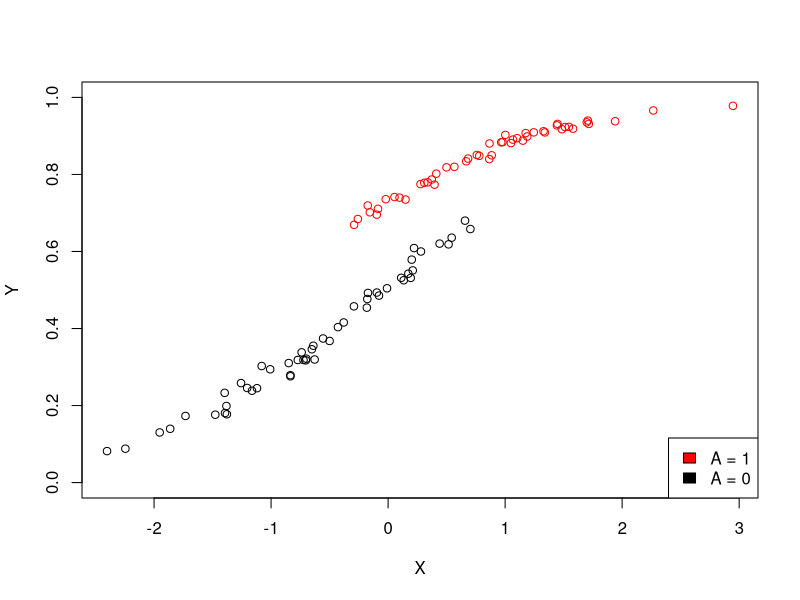
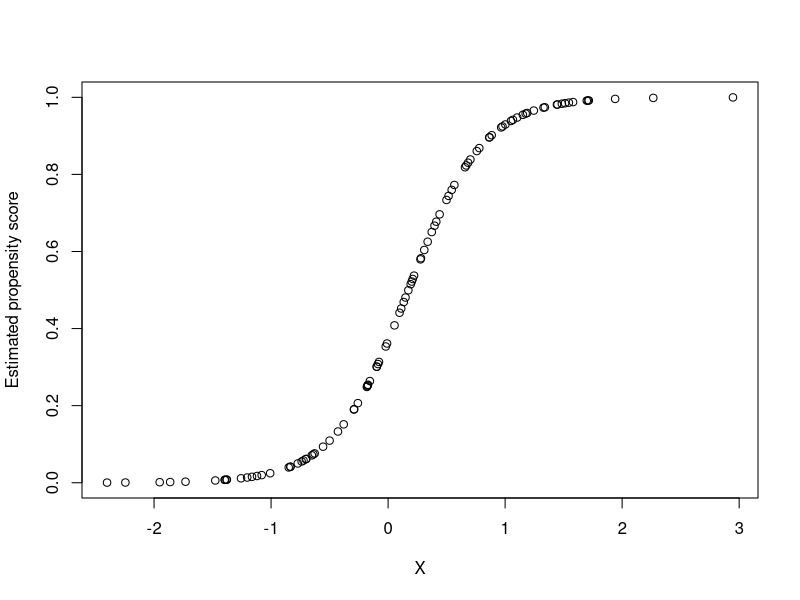
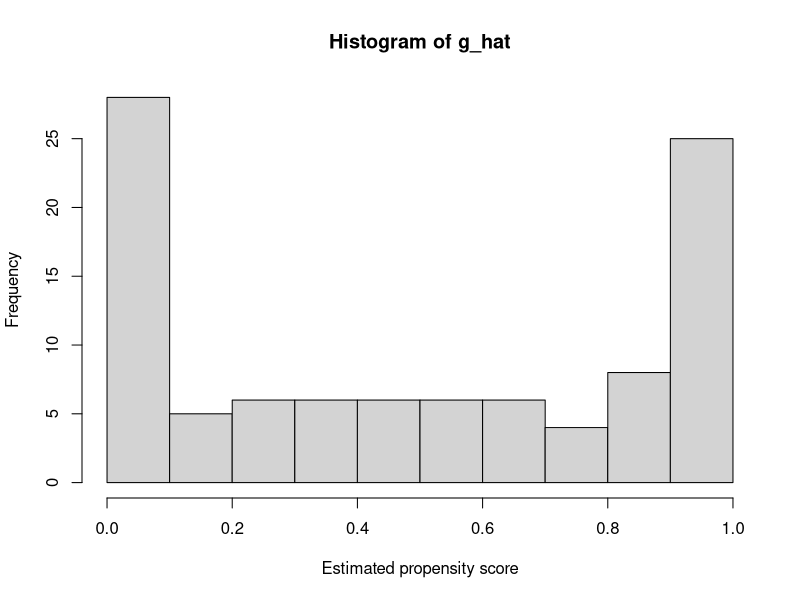
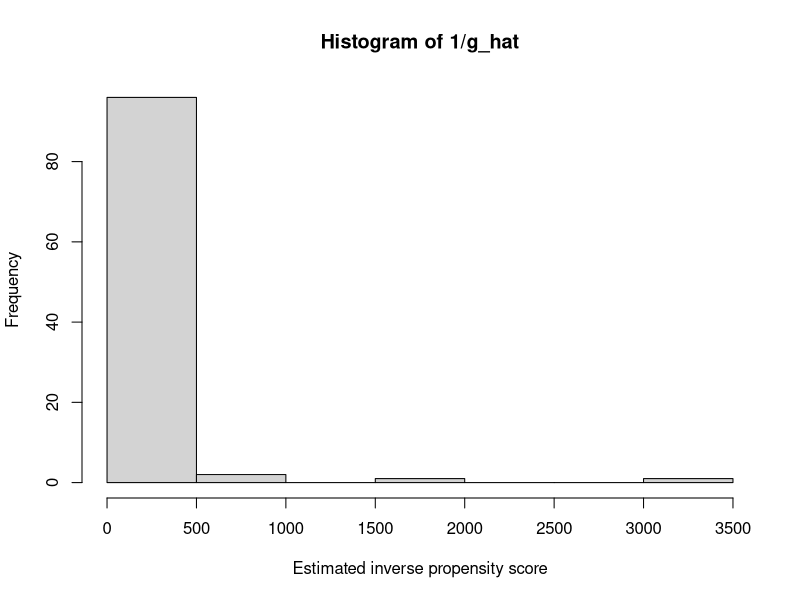
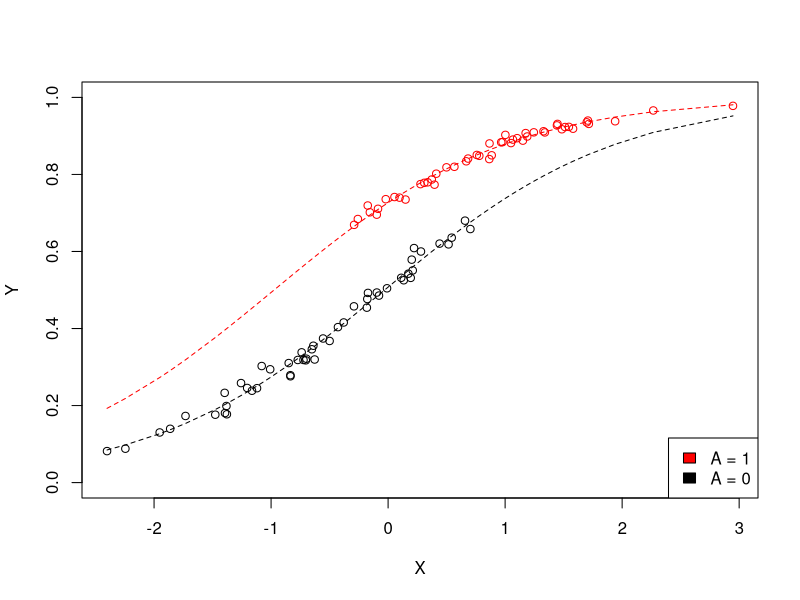

The R source for these figures, in order:
simulate <- function(N = 1e2, alpha = 1) {
  # Generate covariate
  X <- rnorm(N)
  
  # Generate treatment
  A <- rbinom(N, 1, plogis(alpha * X))
  
  # Generate counterfactual outcome
  # `plogis` is used to make sure that Y is in between 0 and 1
  Y0 <- plogis(rnorm(N, mean = X, sd = 0.1)) 
  Y1 <- plogis(rnorm(N, mean = X + 1, sd = 0.1)) 
  
  # Observed outcome
  Y <- ifelse(A == 1, Y1, Y0)
  
  data.frame(X, A, Y1, Y0, Y)
}

N <- 100
alpha <- 3 # Higher values of alpha lead to more extreme positivity violations

# Estimate the true average treatment effect by taking a very large
# sample and then taking the average difference between the counterfactual outcomes
true_ate <- with(simulate(1e5), mean(Y1 - Y0))

data <- simulate(N, alpha)

# Plot generated data
plot(data$X, data$Y, xlab = "X", ylab = "Y", col = ifelse(data$A == 1, "red", "black"), ylim = c(0, 1))
legend("bottomright", c("A = 1", "A = 0"), fill = c("red", "black"))

# Estimate propensity score model
g_model <- glm(A ~ X, data = data, family = "binomial")
g_hat   <- predict(g_model, type = "response")

# Plot estimated propensity scores
plot(data$X, g_hat, xlab = "X", ylab = "Estimated propensity score")
hist(g_hat, xlab = "Estimated propensity score")
hist(1 / g_hat, xlab = "Estimated inverse propensity score")

# Estimate outcome regression model
m_model <- glm(Y ~ A + X, data = data, family = "binomial")
m_hat   <- predict(m_model, type = "response")
m0_hat  <- predict(m_model, type = "response", newdata = transform(data, A = 0))
m1_hat  <- predict(m_model, type = "response", newdata = transform(data, A = 1))

# Plot outcome regression predictions
plot(data$X, data$Y, xlab = "X", ylab = "Y", col = ifelse(data$A == 1, "red", "black"), ylim = c(0, 1))
legend("bottomright", c("A = 1", "A = 0"), fill = c("red", "black"))
lines(data$X[order(data$X)], m1_hat[order(data$X)], col = "red", lty = 2)
lines(data$X[order(data$X)], m0_hat[order(data$X)], col = "black", lty = 2)

#
# Calculate IPTW, G-computation, and Augmented IPTW estimates
#

unadjusted <- with(data, mean(Y[A == 1]) - mean(Y[A == 0]))

iptw_weights <- with(data, (A == 1) / g_hat - (A == 0) / (1 - g_hat))
iptw <- mean(iptw_weights * data$Y)

gcomp <- mean(m1_hat - m0_hat)

aiptw <- with(data, mean(m1_hat - m0_hat + iptw_weights * (Y - m_hat)))


# Look at results
true_ate
unadjusted
iptw
gcomp
aiptw

# Form confidence interval

D <- with(data, m1_hat - m0_hat + (A / g_hat - (1 - A) / (1 - g_hat)) * (Y - m_hat))
se <- sd(D) / sqrt(N)
ci <- aiptw + qnorm(c(0.025, 0.975)) * se
ci

# Targeted Minimum Loss-Based Estimation
clever1 <- with(data, A / g_hat)
clever0 <- with(data, -(1 - A) / (1 - g_hat))
clever <- with(data, A / g_hat - (1 - A) / (1 - g_hat))

fluctuation_model <- glm(Y ~ -1 + clever + offset(qlogis(m_hat)), data = data, family = "binomial")
epsilon <- coef(fluctuation_model)

m1_star <- plogis(qlogis(m1_hat) + epsilon * clever1)
m0_star <- plogis(qlogis(m0_hat) + epsilon * clever0)
tmle <- mean(m1_star - m0_star)

true_ate
unadjusted
iptw
gcomp
aiptw
tmle

